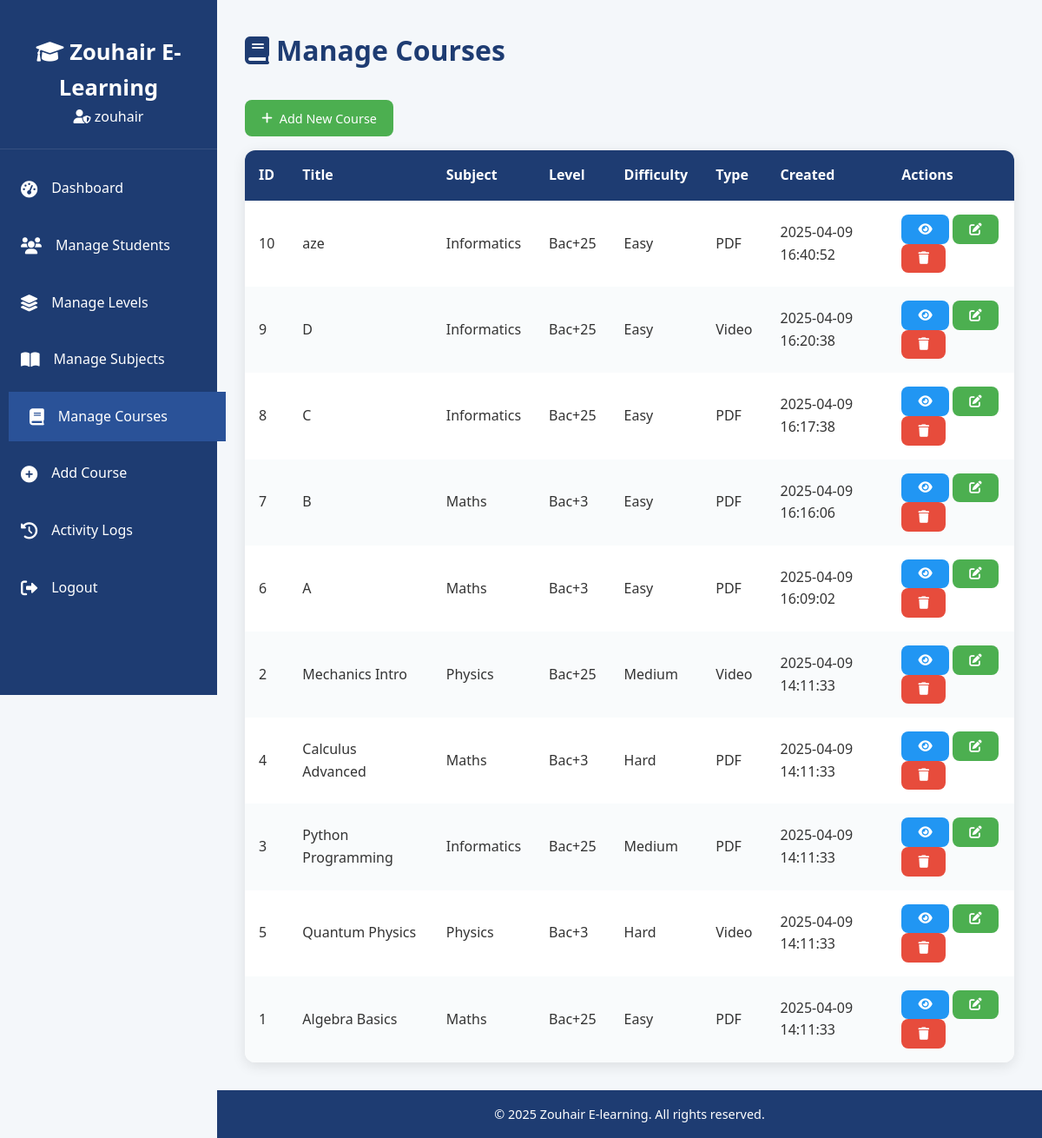
Page /admin/manage_courses.php (signed in) on the earlier database version.
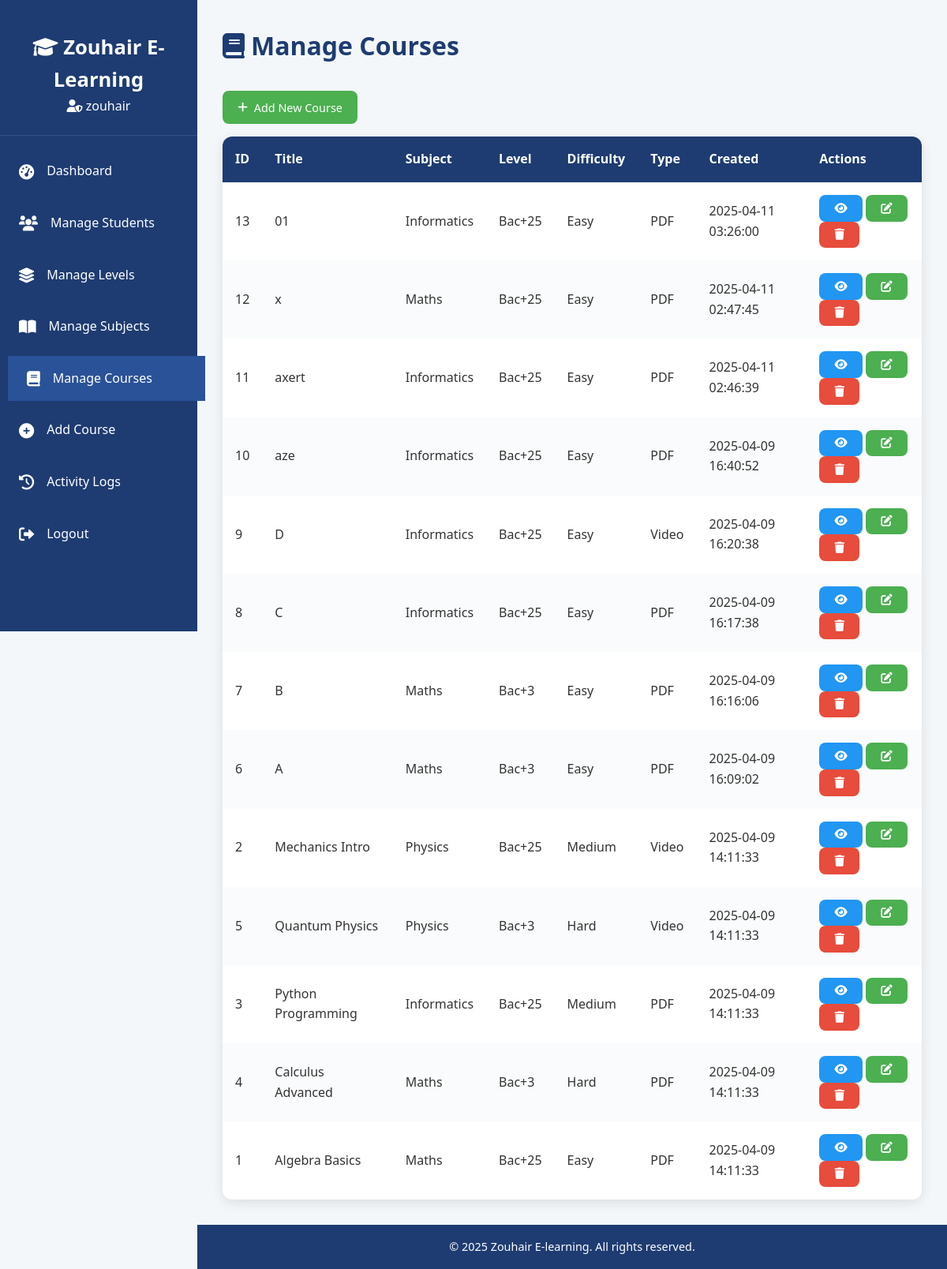
Same page on the later database version.
### tables this page shows
CREATE TABLE `courses` (
  `id` int(11) NOT NULL,
  `title` varchar(100) NOT NULL,
  `subject_id` int(11) NOT NULL,
  `difficulty` enum('Easy','Medium','Hard') NOT NULL,
  `content_type` enum('PDF','Video') NOT NULL,
  `content_path` varchar(255) NOT NULL,
  `created_at` datetime DEFAULT current_timestamp()
);

CREATE TABLE `subjects` (
  `id` int(11) NOT NULL,
  `name` varchar(50) NOT NULL,
  `level_id` int(11) NOT NULL,
  `created_at` datetime DEFAULT current_timestamp()
);

CREATE TABLE `levels` (
  `id` int(11) NOT NULL,
  `name` varchar(50) NOT NULL,
  `description` text DEFAULT NULL,
  `created_at` datetime DEFAULT current_timestamp()
);

### admin/manage_courses.php (the view, shortened to what this page needs)
<?php
require_once '../includes/db_connect.php';
$courses = $db->query("SELECT c.*, s.name AS subject_name, l.name AS level_name FROM courses c JOIN subjects s ON c.subject_id = s.id JOIN levels l ON s.level_id = l.id ORDER BY c.created_at DESC");
?>
<!DOCTYPE html>
<html lang="en">
<head>
    <link rel="stylesheet" href="../assets/css/admin.css">
    <link rel="stylesheet" href="https://cdn.datatables.net/1.11.5/css/jquery.dataTables.min.css">
    <link rel="stylesheet" href="https://cdnjs.cloudflare.com/ajax/libs/font-awesome/6.0.0-beta3/css/all.min.css">
</head>
<body>
    <?php include '../includes/header.php'; ?>
    <main class="dashboard">
        <h1><i class="fas fa-book"></i> Manage Courses</h1>
        <a href="add_course.php" class="btn-action add"><i class="fas fa-plus"></i> Add New Course</a>
        <table id="coursesTable" class="display">
            <thead>
                <tr>
                    <th>ID</th>
                    <th>Title</th>
                    <th>Subject</th>
                    <th>Level</th>
                    <th>Difficulty</th>
                    <th>Type</th>
                    <th>Created</th>
                    <th>Actions</th>
                </tr>
            </thead>
            <tbody>
                <?php while ($course = $courses->fetch_assoc()): ?>
                    <tr>
                        <td><?php echo $course['id']; ?></td>
                        <td><?php echo htmlspecialchars($course['title']); ?></td>
                        <td><?php echo htmlspecialchars($course['subject_name']); ?></td>
                        <td><?php echo htmlspecialchars($course['level_name']); ?></td>
                        <td><?php echo $course['difficulty']; ?></td>
                        <td><?php echo $course['content_type']; ?></td>
                        <td><?php echo $course['created_at']; ?></td>
                        <td>
                            <a href="view_course.php?id=<?php echo $course['id']; ?>" class="btn-action view" title="View"><i class="fas fa-eye"></i></a>
                            <a href="edit_course.php?id=<?php echo $course['id']; ?>" class="btn-action edit" title="Edit"><i class="fas fa-edit"></i></a>
                            <a href="delete_course.php?id=<?php echo $course['id']; ?>" class="btn-action delete" onclick="return confirm('Are you sure?');" title="Delete"><i class="fas fa-trash"></i></a>
                        </td>
                    </tr>
                <?php endwhile; ?>
            </tbody>
        </table>
    </main>
    <?php include '../includes/footer.php'; ?>
</body>
</html>

Differences in the rows shown:
added courses: id "13", title "01", subject.name "Informatics", levels.name "Bac+25", difficulty "Easy", content_type "PDF", created_at "2025-04-11 03:26:00"
added courses: id "12", title "x", subject.name "Maths", levels.name "Bac+25", difficulty "Easy", content_type "PDF", created_at "2025-04-11 02:47:45"
added courses: id "11", title "axert", subject.name "Informatics", levels.name "Bac+25", difficulty "Easy", content_type "PDF", created_at "2025-04-11 02:46:39"
shown differently, row unchanged: courses "Quantum Physics": moves up the list
shown differently, row unchanged: courses "Python Programming": moves down the list
